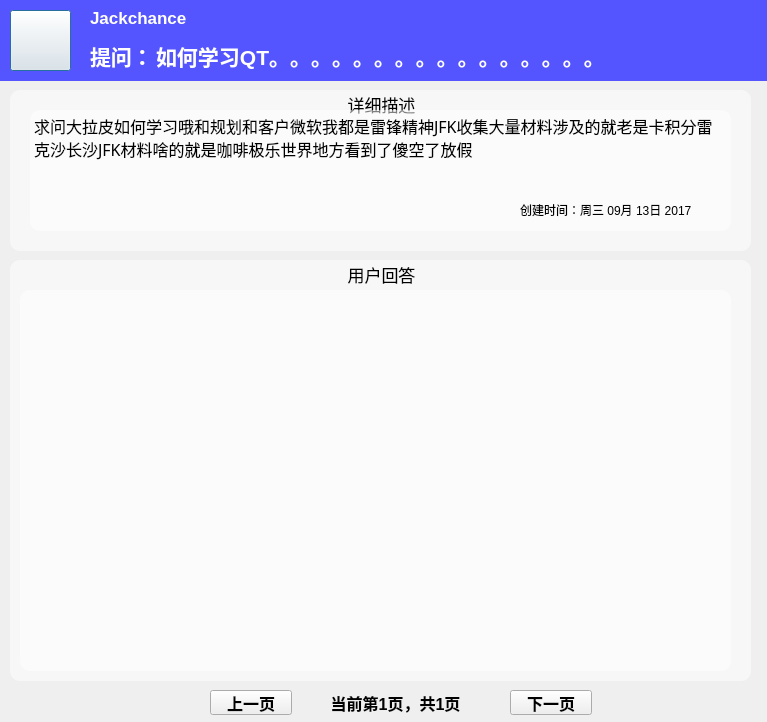
<?xml version="1.0" encoding="UTF-8"?>
<ui version="4.0">
 <class>DetailDialog</class>
 <widget class="QDialog" name="DetailDialog">
  <property name="geometry">
   <rect>
    <x>0</x>
    <y>0</y>
    <width>767</width>
    <height>722</height>
   </rect>
  </property>
  <property name="font">
   <font>
    <pointsize>12</pointsize>
    <weight>75</weight>
    <bold>true</bold>
   </font>
  </property>
  <property name="windowTitle">
   <string>Dialog</string>
  </property>
  <widget class="QPushButton" name="pushButton_userImage">
   <property name="geometry">
    <rect>
     <x>10</x>
     <y>10</y>
     <width>61</width>
     <height>61</height>
    </rect>
   </property>
   <property name="styleSheet">
    <string notr="true">border-image: url(:/Resource/head_pic.png);</string>
   </property>
   <property name="text">
    <string/>
   </property>
  </widget>
  <widget class="QLabel" name="label">
   <property name="geometry">
    <rect>
     <x>0</x>
     <y>0</y>
     <width>771</width>
     <height>81</height>
    </rect>
   </property>
   <property name="styleSheet">
    <string notr="true">background-color: rgb(85, 85, 255);</string>
   </property>
   <property name="text">
    <string/>
   </property>
  </widget>
  <widget class="QLabel" name="label_username">
   <property name="geometry">
    <rect>
     <x>90</x>
     <y>7</y>
     <width>111</width>
     <height>21</height>
    </rect>
   </property>
   <property name="sizeIncrement">
    <size>
     <width>0</width>
     <height>0</height>
    </size>
   </property>
   <property name="font">
    <font>
     <pointsize>13</pointsize>
     <weight>75</weight>
     <bold>true</bold>
    </font>
   </property>
   <property name="styleSheet">
    <string notr="true">color: rgb(255, 255, 255);</string>
   </property>
   <property name="text">
    <string>Jackchance</string>
   </property>
  </widget>
  <widget class="QLabel" name="label_question_tittle">
   <property name="geometry">
    <rect>
     <x>156</x>
     <y>30</y>
     <width>581</width>
     <height>51</height>
    </rect>
   </property>
   <property name="font">
    <font>
     <pointsize>16</pointsize>
     <weight>75</weight>
     <bold>true</bold>
    </font>
   </property>
   <property name="styleSheet">
    <string notr="true">color: rgb(255, 255, 255);
</string>
   </property>
   <property name="text">
    <string>如何学习QT。。。。。。。。。。。。。。。。</string>
   </property>
  </widget>
  <widget class="QLabel" name="label_4">
   <property name="geometry">
    <rect>
     <x>90</x>
     <y>30</y>
     <width>71</width>
     <height>51</height>
    </rect>
   </property>
   <property name="font">
    <font>
     <pointsize>16</pointsize>
     <weight>75</weight>
     <bold>true</bold>
    </font>
   </property>
   <property name="styleSheet">
    <string notr="true">color: rgb(255, 255, 255);
</string>
   </property>
   <property name="text">
    <string>提问：</string>
   </property>
  </widget>
  <widget class="QGroupBox" name="groupBox">
   <property name="geometry">
    <rect>
     <x>10</x>
     <y>90</y>
     <width>741</width>
     <height>161</height>
    </rect>
   </property>
   <property name="font">
    <font>
     <pointsize>13</pointsize>
     <weight>50</weight>
     <bold>false</bold>
    </font>
   </property>
   <property name="styleSheet">
    <string notr="true">background-color: rgb(255, 255, 255,50%);
border-radius:10px;</string>
   </property>
   <property name="title">
    <string>详细描述</string>
   </property>
   <property name="alignment">
    <set>Qt::AlignCenter</set>
   </property>
   <property name="flat">
    <bool>false</bool>
   </property>
   <widget class="QTextEdit" name="textEdit_question_detail">
    <property name="geometry">
     <rect>
      <x>20</x>
      <y>20</y>
      <width>701</width>
      <height>121</height>
     </rect>
    </property>
    <property name="font">
     <font>
      <family>Agency FB</family>
      <pointsize>12</pointsize>
      <weight>50</weight>
      <italic>false</italic>
      <bold>false</bold>
     </font>
    </property>
    <property name="styleSheet">
     <string notr="true">font: 12pt &quot;Agency FB&quot;;</string>
    </property>
    <property name="readOnly">
     <bool>true</bool>
    </property>
    <property name="html">
     <string>&lt;!DOCTYPE HTML PUBLIC &quot;-//W3C//DTD HTML 4.0//EN&quot; &quot;http://www.w3.org/TR/REC-html40/strict.dtd&quot;&gt;
&lt;html&gt;&lt;head&gt;&lt;meta name=&quot;qrichtext&quot; content=&quot;1&quot; /&gt;&lt;style type=&quot;text/css&quot;&gt;
p, li { white-space: pre-wrap; }
&lt;/style&gt;&lt;/head&gt;&lt;body style=&quot; font-family:'Agency FB'; font-size:12pt; font-weight:400; font-style:normal;&quot;&gt;
&lt;p style=&quot; margin-top:0px; margin-bottom:0px; margin-left:0px; margin-right:0px; -qt-block-indent:0; text-indent:0px;&quot;&gt;&lt;span style=&quot; font-family:'SimSun';&quot;&gt;求问大拉皮如何学习哦和规划和客户微软我都是雷锋精神JFK收集大量材料涉及的就老是卡积分雷克沙长沙JFK材料啥的就是咖啡极乐世界地方看到了傻空了放假&lt;/span&gt;&lt;/p&gt;&lt;/body&gt;&lt;/html&gt;</string>
    </property>
   </widget>
   <widget class="QLabel" name="label_time">
    <property name="geometry">
     <rect>
      <x>510</x>
      <y>110</y>
      <width>201</width>
      <height>20</height>
     </rect>
    </property>
    <property name="font">
     <font>
      <pointsize>9</pointsize>
     </font>
    </property>
    <property name="styleSheet">
     <string notr="true">color: rgb(0, 0, 0);
background-color: rgb(255, 255, 255,0%);</string>
    </property>
    <property name="text">
     <string>创建时间：周三 09月 13日 2017</string>
    </property>
   </widget>
   <widget class="QPushButton" name="pushButton">
    <property name="geometry">
     <rect>
      <x>470</x>
      <y>110</y>
      <width>27</width>
      <height>23</height>
     </rect>
    </property>
    <property name="font">
     <font>
      <pointsize>11</pointsize>
     </font>
    </property>
    <property name="styleSheet">
     <string notr="true">border-image: url(:/Resource/answer.png);
background-color: rgb(255, 255, 255,0%);</string>
    </property>
    <property name="text">
     <string/>
    </property>
   </widget>
  </widget>
  <widget class="QStackedWidget" name="stackedWidget">
   <property name="geometry">
    <rect>
     <x>0</x>
     <y>250</y>
     <width>771</width>
     <height>471</height>
    </rect>
   </property>
   <property name="currentIndex">
    <number>0</number>
   </property>
   <widget class="QWidget" name="page">
    <widget class="QGroupBox" name="groupBox_2">
     <property name="geometry">
      <rect>
       <x>10</x>
       <y>10</y>
       <width>741</width>
       <height>421</height>
      </rect>
     </property>
     <property name="font">
      <font>
       <pointsize>13</pointsize>
       <weight>50</weight>
       <bold>false</bold>
      </font>
     </property>
     <property name="styleSheet">
      <string notr="true">background-color: rgb(255, 255, 255,50%);
border-radius:10px;</string>
     </property>
     <property name="title">
      <string>用户回答</string>
     </property>
     <property name="alignment">
      <set>Qt::AlignCenter</set>
     </property>
     <property name="flat">
      <bool>false</bool>
     </property>
     <widget class="QListWidget" name="listWidget_answer_list">
      <property name="geometry">
       <rect>
        <x>10</x>
        <y>30</y>
        <width>711</width>
        <height>381</height>
       </rect>
      </property>
      <property name="font">
       <font>
        <pointsize>63</pointsize>
       </font>
      </property>
     </widget>
    </widget>
    <widget class="QPushButton" name="pushButton_nextpage">
     <property name="geometry">
      <rect>
       <x>510</x>
       <y>440</y>
       <width>82</width>
       <height>25</height>
      </rect>
     </property>
     <property name="text">
      <string>下一页</string>
     </property>
    </widget>
    <widget class="QPushButton" name="pushButton_prevpage">
     <property name="geometry">
      <rect>
       <x>210</x>
       <y>440</y>
       <width>82</width>
       <height>25</height>
      </rect>
     </property>
     <property name="text">
      <string>上一页</string>
     </property>
    </widget>
    <widget class="QLabel" name="label_currentpage">
     <property name="geometry">
      <rect>
       <x>310</x>
       <y>443</y>
       <width>171</width>
       <height>20</height>
      </rect>
     </property>
     <property name="font">
      <font>
       <pointsize>12</pointsize>
      </font>
     </property>
     <property name="text">
      <string>当前第1页，共1页</string>
     </property>
     <property name="alignment">
      <set>Qt::AlignCenter</set>
     </property>
    </widget>
   </widget>
   <widget class="QWidget" name="page_2">
    <widget class="QGroupBox" name="groupBox_3">
     <property name="geometry">
      <rect>
       <x>10</x>
       <y>10</y>
       <width>741</width>
       <height>451</height>
      </rect>
     </property>
     <property name="font">
      <font>
       <pointsize>13</pointsize>
       <weight>50</weight>
       <bold>false</bold>
      </font>
     </property>
     <property name="styleSheet">
      <string notr="true">background-color: rgb(255, 255, 255,50%);
border-radius:10px;</string>
     </property>
     <property name="title">
      <string>发表回答</string>
     </property>
     <property name="alignment">
      <set>Qt::AlignCenter</set>
     </property>
     <property name="flat">
      <bool>false</bool>
     </property>
     <widget class="QPushButton" name="pushButton_quit_answer">
      <property name="geometry">
       <rect>
        <x>700</x>
        <y>10</y>
        <width>30</width>
        <height>30</height>
       </rect>
      </property>
      <property name="styleSheet">
       <string notr="true">border-image: url(:/Resource/close.png);</string>
      </property>
      <property name="text">
       <string/>
      </property>
     </widget>
     <widget class="QTextEdit" name="textEdit_answer">
      <property name="geometry">
       <rect>
        <x>90</x>
        <y>100</y>
        <width>581</width>
        <height>211</height>
       </rect>
      </property>
      <property name="font">
       <font>
        <pointsize>12</pointsize>
       </font>
      </property>
      <property name="html">
       <string>&lt;!DOCTYPE HTML PUBLIC &quot;-//W3C//DTD HTML 4.0//EN&quot; &quot;http://www.w3.org/TR/REC-html40/strict.dtd&quot;&gt;
&lt;html&gt;&lt;head&gt;&lt;meta name=&quot;qrichtext&quot; content=&quot;1&quot; /&gt;&lt;style type=&quot;text/css&quot;&gt;
p, li { white-space: pre-wrap; }
&lt;/style&gt;&lt;/head&gt;&lt;body style=&quot; font-family:'SimSun'; font-size:12pt; font-weight:400; font-style:normal;&quot;&gt;
&lt;p style=&quot; margin-top:0px; margin-bottom:0px; margin-left:0px; margin-right:0px; -qt-block-indent:0; text-indent:0px;&quot;&gt;请输入您的回答&lt;/p&gt;&lt;/body&gt;&lt;/html&gt;</string>
      </property>
     </widget>
     <widget class="QPushButton" name="pushButton_2">
      <property name="geometry">
       <rect>
        <x>260</x>
        <y>350</y>
        <width>231</width>
        <height>61</height>
       </rect>
      </property>
      <property name="font">
       <font>
        <pointsize>16</pointsize>
       </font>
      </property>
      <property name="text">
       <string>点击发布回答</string>
      </property>
     </widget>
     <widget class="QLabel" name="label_2">
      <property name="geometry">
       <rect>
        <x>130</x>
        <y>50</y>
        <width>311</width>
        <height>31</height>
       </rect>
      </property>
      <property name="font">
       <font>
        <pointsize>13</pointsize>
       </font>
      </property>
      <property name="styleSheet">
       <string notr="true">background-color: rgb(255, 255, 255,0%);</string>
      </property>
      <property name="text">
       <string>编辑并发布您的回答：</string>
      </property>
     </widget>
    </widget>
   </widget>
   <widget class="QWidget" name="page_3">
    <widget class="QGroupBox" name="groupBox_4">
     <property name="geometry">
      <rect>
       <x>10</x>
       <y>10</y>
       <width>741</width>
       <height>451</height>
      </rect>
     </property>
     <property name="font">
      <font>
       <pointsize>13</pointsize>
       <weight>50</weight>
       <bold>false</bold>
      </font>
     </property>
     <property name="styleSheet">
      <string notr="true">background-color: rgb(255, 255, 255,50%);
border-radius:10px;</string>
     </property>
     <property name="title">
      <string>添加关注</string>
     </property>
     <property name="alignment">
      <set>Qt::AlignCenter</set>
     </property>
     <property name="flat">
      <bool>false</bool>
     </property>
     <widget class="QPushButton" name="pushButton_quit_focus">
      <property name="geometry">
       <rect>
        <x>700</x>
        <y>10</y>
        <width>30</width>
        <height>30</height>
       </rect>
      </property>
      <property name="styleSheet">
       <string notr="true">border-image: url(:/Resource/close.png);</string>
      </property>
      <property name="text">
       <string/>
      </property>
     </widget>
     <widget class="QLabel" name="label_focus_image">
      <property name="geometry">
       <rect>
        <x>330</x>
        <y>40</y>
        <width>71</width>
        <height>71</height>
       </rect>
      </property>
      <property name="font">
       <font>
        <pointsize>13</pointsize>
       </font>
      </property>
      <property name="styleSheet">
       <string notr="true">background-color: rgb(255, 255, 255,0%);
border-image: url(:/Resource/head_pic.png);</string>
      </property>
      <property name="text">
       <string/>
      </property>
     </widget>
     <widget class="QPushButton" name="pushButton_focus_add">
      <property name="geometry">
       <rect>
        <x>280</x>
        <y>350</y>
        <width>171</width>
        <height>51</height>
       </rect>
      </property>
      <property name="font">
       <font>
        <pointsize>14</pointsize>
        <weight>50</weight>
        <bold>false</bold>
       </font>
      </property>
      <property name="styleSheet">
       <string notr="true"/>
      </property>
      <property name="text">
       <string>添加关注</string>
      </property>
     </widget>
     <widget class="QLabel" name="label_focus_name">
      <property name="geometry">
       <rect>
        <x>260</x>
        <y>120</y>
        <width>211</width>
        <height>31</height>
       </rect>
      </property>
      <property name="font">
       <font>
        <pointsize>16</pointsize>
       </font>
      </property>
      <property name="styleSheet">
       <string notr="true">background-color: rgb(255, 255, 255,0%);</string>
      </property>
      <property name="text">
       <string>JackChance</string>
      </property>
      <property name="alignment">
       <set>Qt::AlignCenter</set>
      </property>
     </widget>
     <widget class="QLabel" name="label_6">
      <property name="geometry">
       <rect>
        <x>160</x>
        <y>180</y>
        <width>441</width>
        <height>141</height>
       </rect>
      </property>
      <property name="text">
       <string/>
      </property>
     </widget>
     <widget class="QLabel" name="label_answer_num">
      <property name="geometry">
       <rect>
        <x>200</x>
        <y>260</y>
        <width>81</width>
        <height>31</height>
       </rect>
      </property>
      <property name="baseSize">
       <size>
        <width>0</width>
        <height>0</height>
       </size>
      </property>
      <property name="font">
       <font>
        <pointsize>18</pointsize>
       </font>
      </property>
      <property name="styleSheet">
       <string notr="true"/>
      </property>
      <property name="text">
       <string>10</string>
      </property>
      <property name="alignment">
       <set>Qt::AlignCenter</set>
      </property>
     </widget>
     <widget class="QLabel" name="label_praise_num">
      <property name="geometry">
       <rect>
        <x>385</x>
        <y>260</y>
        <width>71</width>
        <height>31</height>
       </rect>
      </property>
      <property name="baseSize">
       <size>
        <width>0</width>
        <height>0</height>
       </size>
      </property>
      <property name="font">
       <font>
        <pointsize>18</pointsize>
       </font>
      </property>
      <property name="text">
       <string>10</string>
      </property>
      <property name="alignment">
       <set>Qt::AlignCenter</set>
      </property>
     </widget>
     <widget class="QLabel" name="label_7">
      <property name="geometry">
       <rect>
        <x>310</x>
        <y>210</y>
        <width>41</width>
        <height>41</height>
       </rect>
      </property>
      <property name="styleSheet">
       <string notr="true">border-image: url(:/Resource/fans.png);</string>
      </property>
      <property name="text">
       <string/>
      </property>
     </widget>
     <widget class="QLabel" name="label_fan_num">
      <property name="geometry">
       <rect>
        <x>290</x>
        <y>260</y>
        <width>81</width>
        <height>31</height>
       </rect>
      </property>
      <property name="baseSize">
       <size>
        <width>0</width>
        <height>0</height>
       </size>
      </property>
      <property name="font">
       <font>
        <pointsize>18</pointsize>
       </font>
      </property>
      <property name="text">
       <string>10</string>
      </property>
      <property name="alignment">
       <set>Qt::AlignCenter</set>
      </property>
     </widget>
     <widget class="QLabel" name="label_9">
      <property name="geometry">
       <rect>
        <x>400</x>
        <y>210</y>
        <width>41</width>
        <height>41</height>
       </rect>
      </property>
      <property name="styleSheet">
       <string notr="true">border-image: url(:/Resource/dianzan.png);</string>
      </property>
      <property name="text">
       <string/>
      </property>
     </widget>
     <widget class="QLabel" name="label_question_num">
      <property name="geometry">
       <rect>
        <x>485</x>
        <y>260</y>
        <width>71</width>
        <height>31</height>
       </rect>
      </property>
      <property name="baseSize">
       <size>
        <width>0</width>
        <height>0</height>
       </size>
      </property>
      <property name="font">
       <font>
        <pointsize>18</pointsize>
       </font>
      </property>
      <property name="text">
       <string>10</string>
      </property>
      <property name="alignment">
       <set>Qt::AlignCenter</set>
      </property>
     </widget>
     <widget class="QLabel" name="label_8">
      <property name="geometry">
       <rect>
        <x>500</x>
        <y>210</y>
        <width>41</width>
        <height>41</height>
       </rect>
      </property>
      <property name="styleSheet">
       <string notr="true">border-image: url(:/Resource/question.png);</string>
      </property>
      <property name="text">
       <string/>
      </property>
     </widget>
     <widget class="QLabel" name="label_5">
      <property name="geometry">
       <rect>
        <x>220</x>
        <y>210</y>
        <width>41</width>
        <height>41</height>
       </rect>
      </property>
      <property name="styleSheet">
       <string notr="true">border-image: url(:/Resource/answerpic.png);</string>
      </property>
      <property name="text">
       <string/>
      </property>
     </widget>
    </widget>
   </widget>
  </widget>
  <zorder>label</zorder>
  <zorder>pushButton_userImage</zorder>
  <zorder>label_username</zorder>
  <zorder>label_question_tittle</zorder>
  <zorder>label_4</zorder>
  <zorder>groupBox</zorder>
  <zorder>stackedWidget</zorder>
 </widget>
 <resources/>
 <connections/>
</ui>
